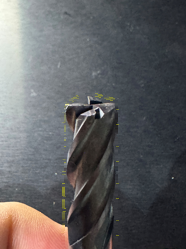
#> input picture test/wear/samples/side1.png, 186 x 249 px, found by its file name; its folder holds 4 pictures in this run
$ python label_target.py ../../test/wear/samples/side1.png ../../test/wear/samples/side2.png
#> lines starting #> are read from the running program, lines starting #| are printed output that depends on the picture; after the words box and inside, x2 and y2 are one past the last pixel; in counts of white or black regions, pixels touching at a corner belong together
"""Eval-only 'target' split: the human's real phone crops (repo test/wear/samples/*.png).
Tool mask by GrabCut from a hand-set box (skin and the app's yellow overlay dots forced to background),
then hand-placed polygons for wear (2) / chipping (3) that I judged visible at the tip after zoomed inspection.
The yellow dashed marks are the app's overlay baked into these crops; they are labelled as whatever lies under them.
  python label_target.py <repo> <root>
"""
import json, os, sys
import cv2, numpy as np

# box = (x0, y0, x1, y1) around the tool in original pixels; wear/chip = polygons in original pixels
SPEC = {
    'side1': dict(box=(62, 94, 119, 249)),
    'side2': dict(box=(68, 88, 122, 249)),
    'side3': dict(box=(66, 85, 120, 249)),
    'side4': dict(box=(66, 81, 124, 249)),
    'top':   dict(box=(113, 78, 170, 132)),
}


def skin(img):
    ycc = cv2.cvtColor(img, cv2.COLOR_BGR2YCrCb)
    return (ycc[..., 1] > 135) & (ycc[..., 1] < 180) & (ycc[..., 2] > 85) & (ycc[..., 2] < 135) & (ycc[..., 0] > 80)


def yellow(img):
    hsv = cv2.cvtColor(img, cv2.COLOR_BGR2HSV)
    return (hsv[..., 0] > 20) & (hsv[..., 0] < 40) & (hsv[..., 1] > 90) & (hsv[..., 2] > 90)


def tool_mask(img, box):
    h, w = img.shape[:2]
    gc = np.full((h, w), cv2.GC_BGD, np.uint8)
    x0, y0, x1, y1 = box
    gc[y0:y1, x0:x1] = cv2.GC_PR_FGD
    # the central third of the box is surely tool
    cx0, cx1 = x0 + (x1 - x0) // 3, x1 - (x1 - x0) // 3
    gc[y0 + (y1 - y0) // 6:y1 - 10, cx0:cx1] = cv2.GC_FGD
    gc[skin(img)] = cv2.GC_BGD
    bg, fg = np.zeros((1, 65), np.float64), np.zeros((1, 65), np.float64)
    cv2.grabCut(img, gc, None, bg, fg, 8, cv2.GC_INIT_WITH_MASK)
    m = ((gc == cv2.GC_FGD) | (gc == cv2.GC_PR_FGD)).astype(np.uint8)
    m[skin(img)] = 0
    # keep the largest component, fill holes, smooth
    n, lb, st, _ = cv2.connectedComponentsWithStats(m)
    if n > 1: m = (lb == 1 + np.argmax(st[1:, cv2.CC_STAT_AREA])).astype(np.uint8)
    m = cv2.morphologyEx(m, cv2.MORPH_CLOSE, np.ones((3, 3), np.uint8))
    cs, _ = cv2.findContours(m, cv2.RETR_EXTERNAL, cv2.CHAIN_APPROX_NONE)
    out = np.zeros_like(m); cv2.drawContours(out, cs, -1, 1, -1)
    return out


if __name__ == '__main__':
    repo, root = sys.argv[1], sys.argv[2]
    spec = SPEC
    extra = os.path.join(os.path.dirname(__file__), 'target_polys.json')
    polys = json.load(open(extra)) if os.path.exists(extra) else {}
    for d in ('images', 'masks'): os.makedirs(os.path.join(root, 'processed', d), exist_ok=True)
    for name, sp in spec.items():
        img = cv2.imread(os.path.join(repo, 'test/wear/samples', name + '.png'))
#> img is the input picture: shape (249, 186, 3); mean B, G, R 97, 95.4, 95.8
        m = tool_mask(img, sp['box'])
#> in skin, `ycc = cv2.cvtColor(img, cv2.COLOR_BGR2YCrCb)`: ycc: shape (249, 186, 3); mean of channels 0, 1, 2 95.7, 128, 128.7
#> in skin, `return (ycc[..., 1] > 135) & (ycc[..., 1] < 180) & (ycc[..., 2] > 85) ..`:
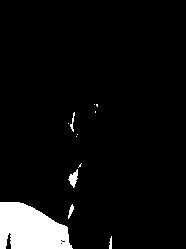
#> returned value: shape (249, 186) bool; 6% white; 12 white regions (7 under 20 px), largest, box (x1, y1, x2, y2) and area: (0, 202, 73, 249) 2576, (68, 169, 78, 188) 99, (68, 204, 74, 219) 42, (70, 112, 75, 132) 37, (109, 236, 112, 249) 29
#> in tool_mask, `gc[skin(img)] = cv2.GC_BGD`:
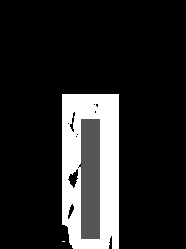
#> gc: shape (249, 186); min 0, max 3, mean 0.448; drawn with min black and max white
#> in tool_mask, `m = ((gc == cv2.GC_FGD) | (gc == cv2.GC_PR_FGD)).astype(np.uint8)`:
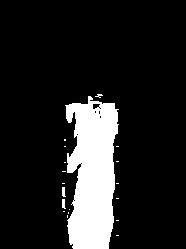
#> m: shape (249, 186); values 0 (black) and 1 (white), 13.5% white; 19 white regions (16 under 20 px), largest, box (x1, y1, x2, y2) and area: (65, 96, 119, 249) 6152, (62, 187, 66, 197) 30, (62, 199, 66, 209) 29
#> in tool_mask, `n, lb, st, _ = cv2.connectedComponentsWithStats(m)`:
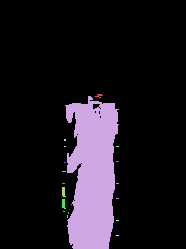
#> lb: shape (249, 186) int32; 20 distinct labels, from 0 to 19; one colour per label, 0 black
#> in tool_mask, `n, lb, st, _ = cv2.connectedComponentsWithStats(m)`: n = 20; st = 20 rows, first 6: [0, 0, 186, 249, 40046], [95, 94, 8, 4, 16], [65, 96, 54, 153, 6152], [64, 139, 2, 2, 4], [64, 146, 2, 1, 2], [116, 146, 3, 1, 3]
#> in tool_mask, `if n > 1: m = (lb == 1 + np.argmax(st[1:, cv2.CC_STAT_AREA])).astype(n..`:
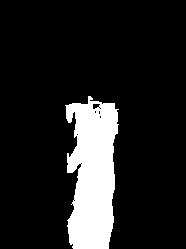
#> m: shape (249, 186); values 0 (black) and 1 (white), 13.3% white; 1 white region, box (x1, y1, x2, y2) and area: (65, 96, 119, 249) 6152
#> in tool_mask, `m = cv2.morphologyEx(m, cv2.MORPH_CLOSE, np.ones((3, 3), np.uint8))`: m: shape (249, 186); values 0 (black) and 1 (white), 13.4% white; 1 white region
#> in tool_mask, `cs, _ = cv2.findContours(m, cv2.RETR_EXTERNAL, cv2.CHAIN_APPROX_NONE)`: cs = 1 contour; box (x1, y1, x2, y2) and area: (65, 96, 119, 249) 6026
#> in tool_mask, `cv2.drawContours(out, cs, -1, 1, -1)`:
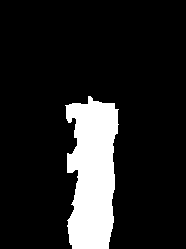
#> out: shape (249, 186); values 0 (black) and 1 (white), 13.5% white; 1 white region, box (x1, y1, x2, y2) and area: (65, 96, 119, 249) 6238
        for cls, key in ((2, 'wear'), (3, 'chip'), (4, 'adhesion')):
            for poly in polys.get(name, {}).get(key, []):
                pm = np.zeros_like(m); cv2.fillPoly(pm, [np.array(poly, np.int32)], 1)
                m[(pm > 0) & (m > 0)] = cls
        sid = 'target_' + name
        cv2.imwrite(os.path.join(root, 'processed/images', sid + '.png'), img)
        cv2.imwrite(os.path.join(root, 'processed/masks', sid + '.png'), m)
        print(sid, {c: int((m == c).sum()) for c in range(5)})
#| target_side1 {0: 40076, 1: 6238, 2: 0, 3: 0, 4: 0}
#> pass 2 of the loop `for name, sp in spec.items():`:
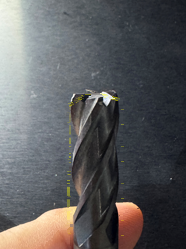
#> input picture test/wear/samples/side2.png, 186 x 249 px, found by its file name
#> img is the input picture: shape (249, 186, 3); mean B, G, R 93.8, 92.5, 92.6
#> ycc: shape (249, 186, 3); mean of channels 0, 1, 2 92.7, 127.9, 128.7
#> in tool_mask (call 2), `n, lb, st, _ = cv2.connectedComponentsWithStats(m)`:
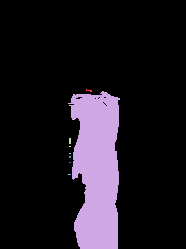
#> lb: shape (249, 186) int32; 9 distinct labels, from 0 to 8; one colour per label, 0 black
#> n = 9; st = [[0, 0, 186, 249, 39968], [86, 89, 6, 3, 9], [68, 91, 52, 158, 6312], [69, 138, 2, 6, 12], [69, 146, 2, 1, 2], [69, 153, 2, 1, 2], [69, 156, 2, 2, 4], [69, 162, 2, 1, 2], [68, 174, 3, 1, 3]]
#> in tool_mask (call 2), `m = cv2.morphologyEx(m, cv2.MORPH_CLOSE, np.ones((3, 3), np.uint8))`:
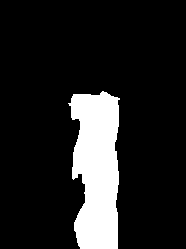
#> m: shape (249, 186); values 0 (black) and 1 (white), 13.7% white; 1 white region
#> cs = 1 contour; box (x1, y1, x2, y2) and area: (68, 91, 120, 249) 6136
#| target_side2 {0: 39968, 1: 6346, 2: 0, 3: 0, 4: 0}
#> pass 3 of the loop `for name, sp in spec.items():`:
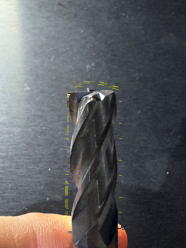
#> input picture test/wear/samples/side3.png, 186 x 248 px, found by its file name
#> img is the input picture: shape (248, 186, 3); mean B, G, R 96.3, 94, 93.2
#> ycc: shape (248, 186, 3); mean of channels 0, 1, 2 94, 127.3, 129.3
#> in tool_mask (call 3), `n, lb, st, _ = cv2.connectedComponentsWithStats(m)`:
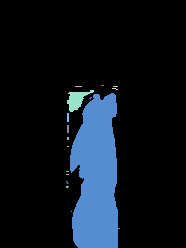
#> lb: shape (248, 186) int32; 17 distinct labels, from 0 to 16; one colour per label, 0 black
#> n = 17; st = 17 rows, first 6: [0, 0, 186, 248, 39852], [101, 85, 3, 1, 3], [75, 86, 7, 1, 7], [113, 86, 5, 1, 5], [112, 88, 6, 2, 6], [67, 90, 27, 22, 279]
#> in tool_mask (call 3), `if n > 1: m = (lb == 1 + np.argmax(st[1:, cv2.CC_STAT_AREA])).astype(n..`:
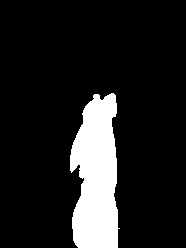
#> m: shape (248, 186); values 0 (black) and 1 (white), 12.8% white; 1 white region, box (x1, y1, x2, y2) and area: (70, 93, 120, 248) 5912
#> cs = 1 contour; box (x1, y1, x2, y2) and area: (70, 93, 120, 248) 5733
#| target_side3 {0: 40200, 1: 5928, 2: 0, 3: 0, 4: 0}
#> (the run stopped early here; a loop or call above may not have finished)
